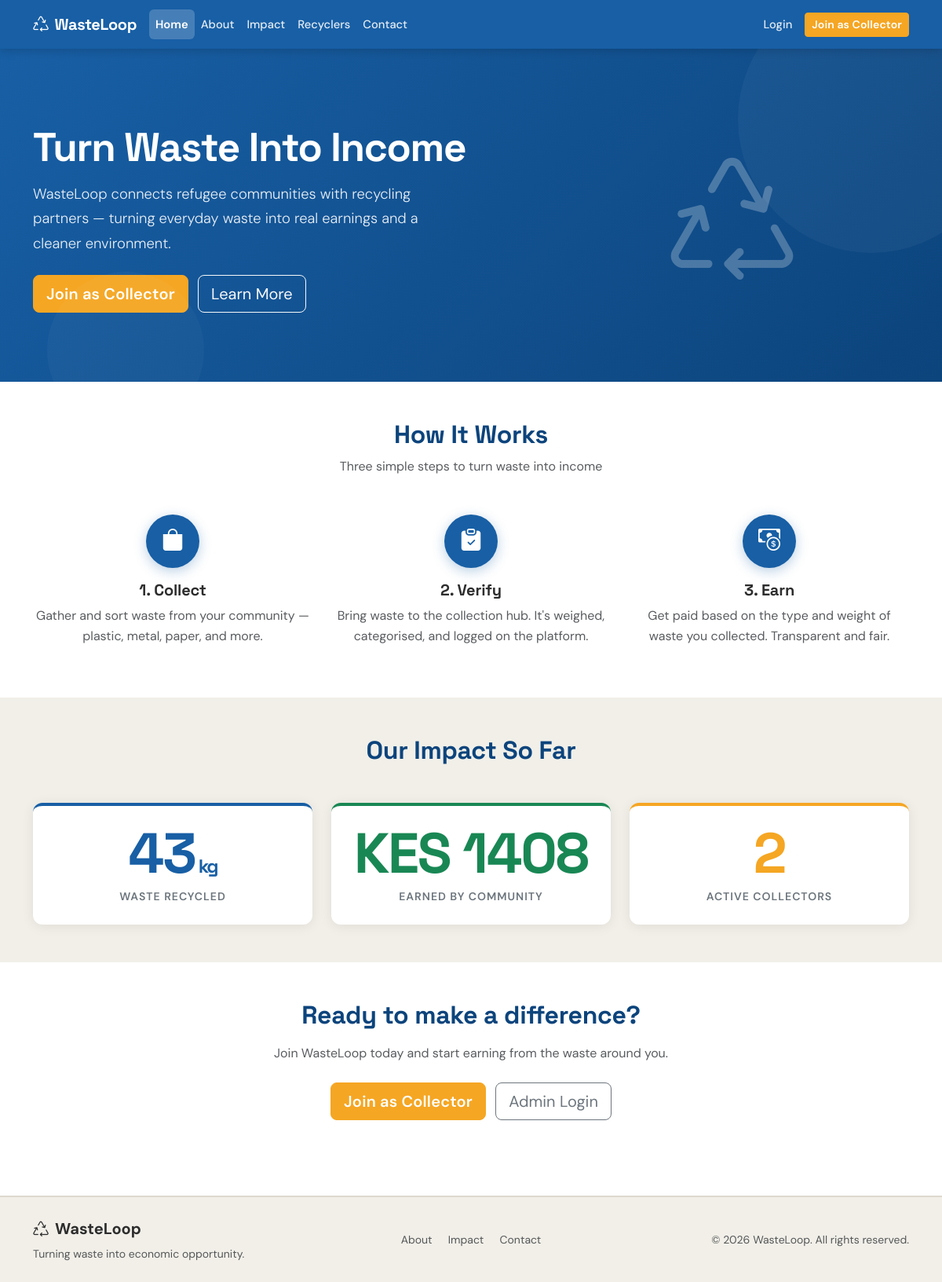
The page / on the database its author committed.
### core/models.py (models this page shows, shortened)
class ImpactStat(models.Model):
    total_waste_kg        = models.DecimalField(max_digits=12, decimal_places=2, default=0)
    total_income_generated = models.DecimalField(max_digits=14, decimal_places=2, default=0)
    active_collectors     = models.PositiveIntegerField(default=0)
    last_updated          = models.DateTimeField(auto_now=True)
    class Meta:
        verbose_name = 'Impact Stat'
    @classmethod
    def get(cls):
        obj, _ = cls.objects.get_or_create(pk=1)
        return obj

### core/views.py (the view)
# urls.py: path('',           views.home,      name='home'),
def home(request):
    stat = ImpactStat.get()
    return render(request, 'core/public/home.html', {'stat': stat})

### core/templates/core/public/home.html (shortened to what this page needs)
{% extends 'base.html' %}
{% block content %}
<section class="wl-hero">
  <div class="container">
    <div class="row align-items-center">
      <div class="col-lg-7">
        <h1 class="fw-bold mb-3">Turn Waste Into Income</h1>
        <p class="lead mb-4">WasteLoop connects refugee communities with recycling partners — turning everyday waste into real earnings and a cleaner environment.</p>
        <a href="{% url 'core:register' %}" class="btn wl-btn-amber btn-lg me-2 mb-2">Join as Collector</a>
        <a href="{% url 'core:about' %}" class="btn btn-outline-light btn-lg mb-2">Learn More</a>
      </div>
      <div class="col-lg-5 text-center d-none d-lg-block">
        <i class="bi bi-recycle" style="font-size:10rem;opacity:0.25;"></i>
      </div>
    </div>
  </div>
</section>
<section class="py-5">
  <div class="container">
    <h2 class="text-center fw-bold mb-2 text-navy">How It Works</h2>
    <p class="text-center text-muted mb-5">Three simple steps to turn waste into income</p>
    <div class="row g-4 text-center">
      <div class="col-md-4">
        <div class="wl-step-icon"><i class="bi bi-bag-fill"></i></div>
        <h5 class="fw-bold">1. Collect</h5>
        <p class="text-muted">Gather and sort waste from your community — plastic, metal, paper, and more.</p>
      </div>
      <div class="col-md-4">
        <div class="wl-step-icon"><i class="bi bi-clipboard-check-fill"></i></div>
        <h5 class="fw-bold">2. Verify</h5>
        <p class="text-muted">Bring waste to the collection hub. It's weighed, categorised, and logged on the platform.</p>
      </div>
      <div class="col-md-4">
        <div class="wl-step-icon"><i class="bi bi-cash-coin"></i></div>
        <h5 class="fw-bold">3. Earn</h5>
        <p class="text-muted">Get paid based on the type and weight of waste you collected. Transparent and fair.</p>
      </div>
    </div>
  </div>
</section>
<section class="wl-sand py-5">
  <div class="container">
    <h2 class="text-center fw-bold mb-5 text-navy">Our Impact So Far</h2>
    <div class="row g-4 text-center">
      <div class="col-md-4">
        <div class="card wl-stat-card wl-stat-blue p-4">
          <div class="wl-impact-number">{{ stat.total_waste_kg|floatformat:0 }}<span style="font-size:1.5rem"> kg</span></div>
          <div class="wl-impact-unit mt-2">Waste Recycled</div>
        </div>
      </div>
      <div class="col-md-4">
        <div class="card wl-stat-card wl-stat-green p-4">
          <div class="wl-impact-number" style="color:#198754;">KES {{ stat.total_income_generated|floatformat:0 }}</div>
          <div class="wl-impact-unit mt-2">Earned by Community</div>
        </div>
      </div>
      <div class="col-md-4">
        <div class="card wl-stat-card wl-stat-amber p-4">
          <div class="wl-impact-number" style="color:#F5A623;">{{ stat.active_collectors }}</div>
          <div class="wl-impact-unit mt-2">Active Collectors</div>
        </div>
      </div>
    </div>
  </div>
</section>
<section class="py-5 text-center">
  <div class="container">
    <h2 class="fw-bold mb-3 text-navy">Ready to make a difference?</h2>
    <p class="text-muted mb-4">Join WasteLoop today and start earning from the waste around you.</p>
    {% if user.is_authenticated %}
      <a href="{% url 'core:dashboard' %}" class="btn btn-wl-primary btn-lg">Go to Dashboard</a>
    {% else %}
      <a href="{% url 'core:register' %}" class="btn wl-btn-amber btn-lg me-2">Join as Collector</a>
      <a href="{% url 'core:login' %}" class="btn btn-outline-secondary btn-lg">Admin Login</a>
    {% endif %}
  </div>
</section>
{% endblock %}

### static/css/wasteloop.css (style rules this page uses)
:root { --wl-ocean: #185FA5; --wl-navy: #0C447C; --wl-sand: #F1EFE8; --wl-amber: #F5A623; --wl-green: #198754; --wl-text: #2d2d2d; --wl-muted: #6c757d; --wl-border: #e2e6ea; --wl-radius: 12px; --wl-radius-sm: 8px; --wl-shadow: 0 2px 16px rgba(0, 0, 0, 0.08); --wl-shadow-lg: 0 8px 32px rgba(0, 0, 0, 0.12); --wl-transition: 0.18s ease; }
*, *::before, *::after { box-sizing: border-box; }
html { scroll-behavior: smooth; }
body { font-family: 'DM Sans', sans-serif; font-size: 1rem; line-height: 1.65; color: var(--wl-text); background-color: #ffffff; -webkit-font-smoothing: antialiased; }
h1, h2, h3, h4, h5, h6, .navbar-brand, .stat-value, .wl-impact-number { font-family: 'Space Grotesk', sans-serif; letter-spacing: -0.01em; }
h1 { font-weight: 700; }
h2 { font-weight: 700; }
h5 { font-weight: 600; }
.text-navy { color: var(--wl-navy) !important; }
.wl-btn-amber { background-color: var(--wl-amber); border-color: var(--wl-amber); color: #fff; font-weight: 600; letter-spacing: 0.01em; transition: background-color var(--wl-transition), transform var(--wl-transition), box-shadow var(--wl-transition); }
.wl-hero { background: linear-gradient(135deg, var(--wl-ocean) 0%, var(--wl-navy) 100%); color: #fff; padding: 5.5rem 0 4.5rem; position: relative; overflow: hidden; }
.wl-hero::before { content: ''; position: absolute; top: -80px; right: -80px; width: 340px; height: 340px; border-radius: 50%; background: rgba(255, 255, 255, 0.04); pointer-events: none; }
.wl-hero::after { content: ''; position: absolute; bottom: -60px; left: 5%; width: 200px; height: 200px; border-radius: 50%; background: rgba(255, 255, 255, 0.03); pointer-events: none; }
.wl-hero h1 { font-size: clamp(2rem, 5vw, 3.2rem); font-weight: 700; line-height: 1.12; letter-spacing: -0.025em; margin-bottom: 1.1rem; }
.wl-hero p.lead { font-size: 1.15rem; opacity: 0.9; max-width: 540px; line-height: 1.7; }
.wl-sand { background-color: var(--wl-sand); }
.wl-stat-card { border: none !important; border-radius: var(--wl-radius); box-shadow: var(--wl-shadow); background: #fff; transition: transform 0.2s ease, box-shadow 0.2s ease; }
.wl-stat-blue { border-top: 4px solid var(--wl-ocean) !important; }
.wl-stat-green { border-top: 4px solid var(--wl-green) !important; }
.wl-stat-amber { border-top: 4px solid var(--wl-amber) !important; }
.wl-impact-number { font-family: 'Space Grotesk', sans-serif; font-size: clamp(2.8rem, 7vw, 4.5rem); font-weight: 700; color: var(--wl-ocean); line-height: 1; letter-spacing: -0.03em; }
.wl-impact-unit { font-size: 0.88rem; font-weight: 600; color: var(--wl-muted); text-transform: uppercase; letter-spacing: 0.07em; margin-top: 0.45rem; }
.wl-step-icon { width: 68px; height: 68px; background-color: var(--wl-ocean); color: #fff; border-radius: 50%; display: flex; align-items: center; justify-content: center; font-size: 1.75rem; margin: 0 auto 1rem; box-shadow: 0 4px 16px rgba(24, 95, 165, 0.3); flex-shrink: 0; transition: transform var(--wl-transition), box-shadow var(--wl-transition); }
.card { border-radius: var(--wl-radius); }

### rows shown on the page
ImpactStat: total_waste_kg "43", total_income_generated "1408", active_collectors "2"
